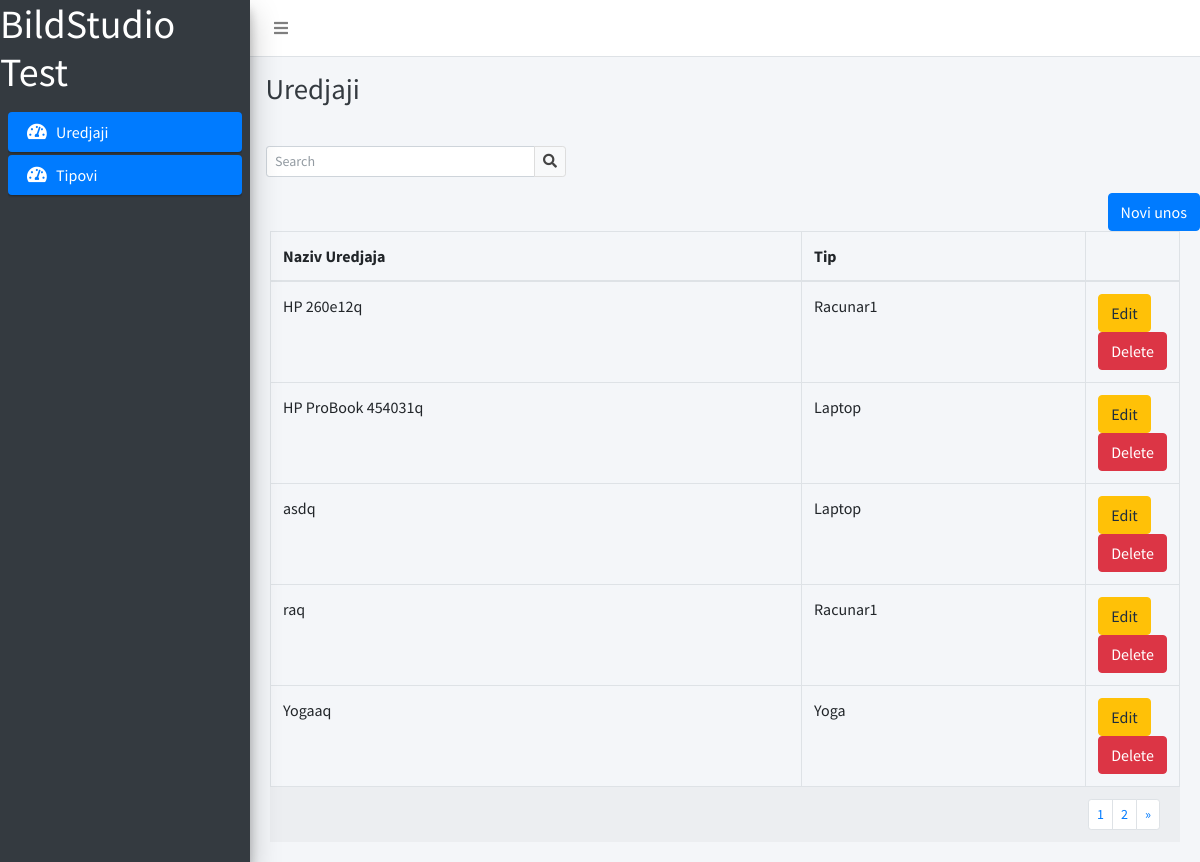
The app's page /uredjaji/list_uredjaji.php with its own data.
### tables this page shows
CREATE TABLE `devices` (
  `id` int(11) NOT NULL,
  `Name` varchar(255) NOT NULL,
  `DeviceTypeId` int(11) NOT NULL
);

CREATE TABLE `device_types` (
  `id` int(11) NOT NULL,
  `Name` varchar(255) NOT NULL,
  `ParentId` int(11) DEFAULT NULL
);

### funkcije/funkcije.php (called while the page is built, shortened)
<?php
function getAllPages($page, $search) {
    global $connect;
    $offset = ($page-1) * 5;
    $query = $connect->prepare("SELECT d.id, d.Name, dt.Name typeName, dtp.Name osobina, dpv.Vrijednost ValOsobina
                                FROM devices d
                                LEFT JOIN device_types dt ON dt.id = d.DeviceTypeId
                                LEFT JOIN device_type_property dtp ON dtp.DeviceTypeId = dt.id
                                LEFT JOIN device_property_values dpv ON dpv.DeviceId = d.id
                                WHERE d.Name LIKE '%$search%' OR dt.Name LIKE '%$search%' OR dpv.Vrijednost LIKE '%$search%'
                                GROUP BY d.id
                                LIMIT 5
                                OFFSET $offset");
    $query->execute();
    return $query;
}
function numberOfPages($search) {
    global $connect;
    $query = $connect->prepare("SELECT d.id, d.Name, dt.Name typeName, dtp.Name osobina, dpv.Vrijednost ValOsobina
                                FROM devices d
                                LEFT JOIN device_types dt ON dt.id = d.DeviceTypeId
                                LEFT JOIN device_type_property dtp ON dtp.DeviceTypeId = dt.id
                                LEFT JOIN device_property_values dpv ON dpv.DeviceId = d.id
                                WHERE d.Name LIKE '%$search%' OR dt.Name LIKE '%$search%' OR dpv.Vrijednost LIKE '%$search%'
                                GROUP BY d.id");
    $query->execute();
    return $query;
}
?>

### uredjaji/list_uredjaji.php (the view, shortened to what this page needs)
<?php
include '../include/head.php';
include '../include/navigation.php';
?>
<div class="content-wrapper">
  <div class="content-header">
    <div class="container-fluid">
      <div class="row mb-2">
        <div class="col-sm-6">
          <h1 class="m-0 text-dark">Uredjaji</h1>
        </div>
      </div>
    </div>
  </div>
  <div class="card-tools  p-3">
    <form method="GET">
      <div class="input-group input-group-sm" style="width: 300px;">
      <?php
      if(isset($_GET['table_search'])){
        $val=$_GET['table_search'];
      }
      else{
        $val='';
      }
      ?>
        <input type="text" name="table_search" class="form-control float-right" value="<?=$val?>"
          placeholder="Search">
        <div class="input-group-append">
          <button type="submit" class="btn btn-default"><i class="fas fa-search"></i></button>
        </div>
      </div>
    </form>
  </div>
  <a href="editUredjaj.php?id=0" class="float-right btn btn-primary">Novi unos</a>
  <div class="card-body">
    <table class="table table-bordered">
      <thead>
        <tr>
          <th>Naziv Uredjaja</th>
          <th>Tip</th>
          <th style="width: 40px"></th>
        </tr>
      </thead>
      <tbody>
        <?php
        if(isset($_GET['table_search'])){
          $search = $_GET['table_search'];
        }
        else{
          $search= '';
        }
        if(!isset($_GET['page'])){
          $page=1;
        }
        else {
          $page=$_GET['page'];
        }
    $pagesQuery = getAllPages($page,$search);
    while($row=$pagesQuery->fetch()){
    ?>
        <tr>
          <td>
            <?= $row['Name'];?>
          </td>
          <td>
            <?= $row["typeName"];?>
          </td>
          <td>
            <a href="editUredjaj.php?id=<?= $row['id'];?>" class="btn btn-warning">Edit</a>
            <a href="uredjajiActions.php?id=<?= $row['id'];?>&action=delete" class="btn btn-danger">Delete</a>
          </td>
        </tr>
        <?php
    }
    ?>
      </tbody>
    </table>
    <div class="card-footer clearfix">
      <ul class="pagination pagination-sm m-0 float-right">
        <?php
    $rowPages=numberOfPages($search);
    $Ukupanbroj= $rowPages->rowCount();
    $broj= ceil($Ukupanbroj/5);
    for($i=1;$i<=$broj;$i++){
    ?>
        <?php
                    if($search != ''){
                      ?>
        <li class="page-item"><a class="page-link"
            href="http://localhost/bildstudio_test/uredjaji/list_uredjaji.php?page=<?=$i?>&table_search=<?= $search?>"><?= $i?></a>
        </li>
        <?php
                    }
                    else{
                    ?>
        <li class="page-item"><a class="page-link"
            href="http://localhost/bildstudio_test/uredjaji/list_uredjaji.php?page=<?=$i?>"><?= $i?></a></li>
        <?php
                    }
                    ?>
        <?php
    }
    ?>
        <?php
        if($page < $broj){
          if($search != ''){
          ?>
        <li class="page-item"><a class="page-link"
            href="http://localhost/bildstudio_test/uredjaji/list_uredjaji.php?page=<?=$page+1?>&table_search=<?= $search?>">&raquo;</a>
        </li>
        <?php
                    }
                    else{
                    ?>
        <li class="page-item"><a class="page-link"
            href="http://localhost/bildstudio_test/uredjaji/list_uredjaji.php?page=<?=$page+1?>">&raquo;</a></li>
        <?php
                    }
                  }
                    ?>
      </ul>
    </div>
  </div>
</div>
<?php
include '../include/scripts.php';
?>

### include/head.php (shortened to what this page needs)
<?php
$root = $_SERVER['DOCUMENT_ROOT']."/bildstudio_test";
include "$root/include/connect.php";
include "$root/funkcije/funkcije.php";
$base_dir = "/bildstudio_test";
?>
<!DOCTYPE html>
<html>
<head>
  <link rel="stylesheet" href="<?= $base_dir ?>/plugins/fontawesome-free/css/all.min.css">
  <link rel="stylesheet" href="https://code.ionicframework.com/ionicons/2.0.1/css/ionicons.min.css">
  <link rel="stylesheet" href="<?= $base_dir ?>/plugins/tempusdominus-bootstrap-4/css/tempusdominus-bootstrap-4.min.css">
  <link rel="stylesheet" href="<?= $base_dir ?>/plugins/icheck-bootstrap/icheck-bootstrap.min.css">
  <link rel="stylesheet" href="<?= $base_dir ?>/plugins/jqvmap/jqvmap.min.css">
  <link rel="stylesheet" href="<?= $base_dir ?>/dist/css/adminlte.min.css">
  <link rel="stylesheet" href="<?= $base_dir ?>/plugins/overlayScrollbars/css/OverlayScrollbars.min.css">
  <link rel="stylesheet" href="<?= $base_dir ?>/plugins/daterangepicker/daterangepicker.css">
  <link rel="stylesheet" href="<?= $base_dir ?>/plugins/summernote/summernote-bs4.css">
</head>

### include/navigation.php
<body class="hold-transition sidebar-mini layout-fixed">
<div class="wrapper">
  <nav class="main-header navbar navbar-expand navbar-white navbar-light">
    <ul class="navbar-nav">
      <li class="nav-item">
        <a class="nav-link" data-widget="pushmenu" href="#"><i class="fas fa-bars"></i></a>
      </li>
    </ul>
  </nav>
  <aside class="main-sidebar sidebar-dark-primary elevation-4">
   <h1><a href="/bildstudio_test" style="color: white;">BildStudio Test</a></h1>
    <div class="sidebar">
      <nav class="mt-2">
        <ul class="nav nav-pills nav-sidebar flex-column" data-widget="treeview" role="menu" data-accordion="false">
          <li class="nav-item has-treeview menu-open">
            <a href="/bildstudio_test/uredjaji/list_uredjaji.php" class="nav-link active">
              <i class="nav-icon fas fa-tachometer-alt"></i>
              <p>
                Uredjaji
              </p>
            </a>
          </li>
          <li class="nav-item has-treeview menu-open">
            <a href="/bildstudio_test/tipovi/tipovi_list.php" class="nav-link active">
              <i class="nav-icon fas fa-tachometer-alt"></i>
              <p>
                Tipovi
              </p>
            </a>
          </li>
        </ul>
      </nav>
    </div>
  </aside>

### include/scripts.php (shortened to what this page needs)
</div>
</body>
</html>

### records on screen
devices: Name "HP 260e12q", DeviceTypeId.Name "Racunar1"
devices: Name "HP ProBook 454031q", DeviceTypeId.Name "Laptop"
devices: Name "asdq", DeviceTypeId.Name "Laptop"
devices: Name "raq", DeviceTypeId.Name "Racunar1"
devices: Name "Yogaaq", DeviceTypeId.Name "Yoga"
